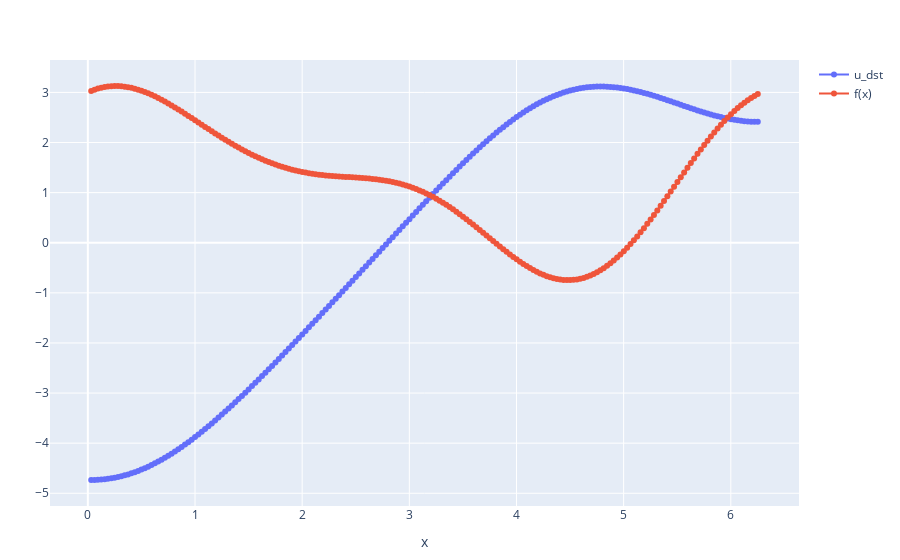

The code cell stored with this chart in its notebook:
### Code cell
plot([
    scatter(x=x, y=u_dct, mode="markers+lines", name="u_dst"),
    scatter(x=x, y=f_rhs, mode="markers+lines", name="f(x)")],
    Layout(xaxis_title="x") #yaxis_title="u(x)",  
)

### Figure 1 — Plotly figure (JSON) as saved in the notebook; plotly's stock layout.template omitted (floating-point values rounded to 4 significant figures; data arrays with more than 128 entries replaced by an {"elided": "..."} marker saying what was removed)
{"data": [{"mode": "markers+lines", "name": "u_dst", "type": "scatter", "x": {"elided": "200 float values"}, "y": {"elided": "200 float values"}}, {"mode": "markers+lines", "name": "f(x)", "type": "scatter", "x": {"elided": "200 float values"}, "y": {"elided": "200 float values"}}], "layout": {"margin": {"b": 50, "l": 50, "r": 50, "t": 60}, "xaxis": {"title": {"text": "x"}}}}
